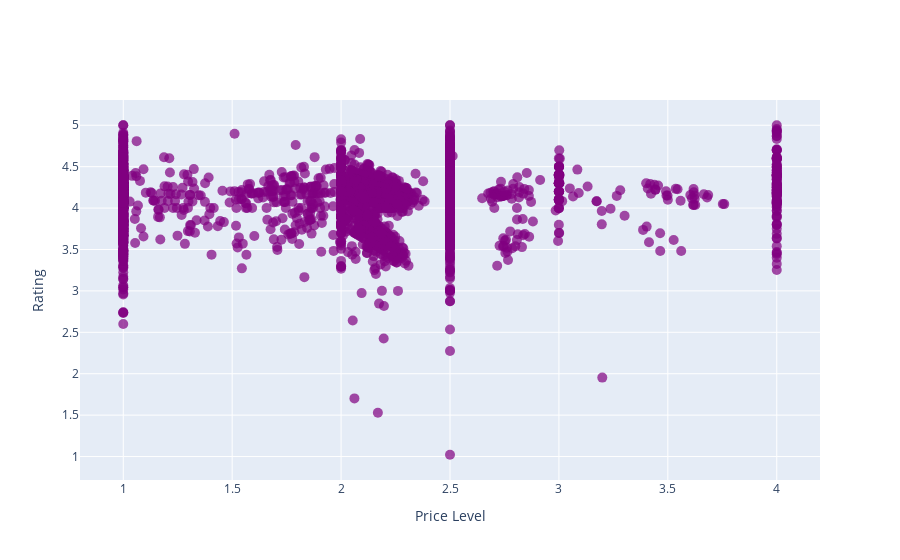

The notebook cell this image was saved under:
### Code cell
import scipy 
from sklearn.metrics import r2_score

df_integrated = df_integrated.dropna()

# Calculate the correlation coefficient between price_level and rating using Pearson correlation
corr_coef, p_value = scipy.stats.pearsonr(df_integrated['price_level'], df_integrated['rating'])
print("Pearson correlation coefficient:", corr_coef)
if p_value < 0.05:
    print("The correlation is significant.")
else:
    print("The correlation is not significant.")

# Calculate the coefficient of determination (R-squared)
r_squared = r2_score(df_integrated['price_level'].dropna(), df_integrated['rating'].dropna())
print("Coefficient of determination (R-squared):", r_squared)

# Create interactive scatter plot
fig = go.Figure(go.Scatter(
    x=df_integrated['price_level'],
    y=df_integrated['rating'],
    mode='markers',
    marker=dict(
        color='purple', # Change the color of the markers to purple
        size=10, # Set the size of the markers
        opacity=0.7 # Set the opacity of the markers
    )
))
fig.update_layout(xaxis_title='Price Level', yaxis_title='Rating')

# Show plot
fig.show()

### Figure 1 — Plotly figure (JSON) as saved in the notebook; plotly's stock layout.template omitted (floating-point values rounded to 4 significant figures; data arrays with more than 128 entries replaced by an {"elided": "..."} marker saying what was removed)
{"data": [{"marker": {"color": "purple", "opacity": 0.7, "size": 10}, "mode": "markers", "type": "scatter", "x": {"elided": "2805 float values"}, "y": {"elided": "2805 float values"}}], "layout": {"xaxis": {"title": {"text": "Price Level"}}, "yaxis": {"title": {"text": "Rating"}}}}
